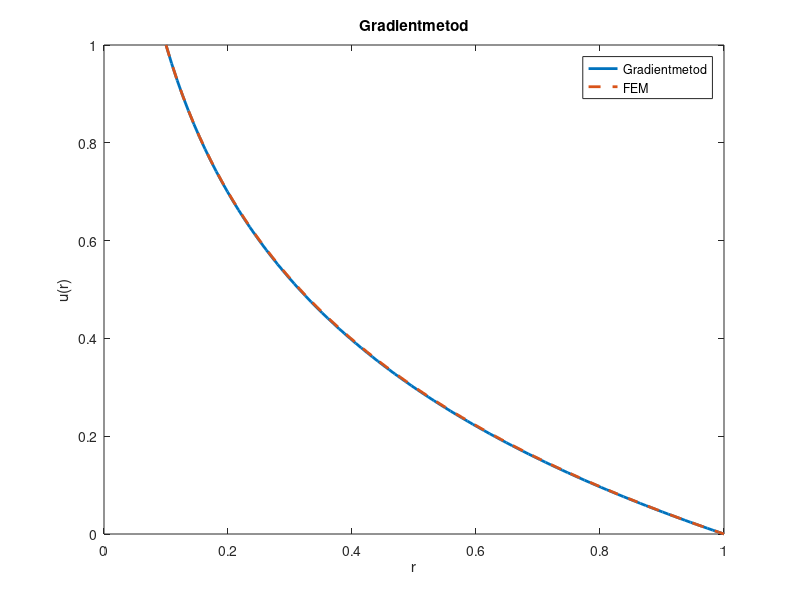

MATLAB code for this plot:

epsilon = 0.1;
N = 100;
h = (1 - epsilon)/N;

x = linspace(epsilon,1,N+1)';

D  = zeros(N-1,1);   
D1 = zeros(N-2,1);    

for i = 1:N-1
    D(i) = 1/(2*h^2)*(x(i+2)^2-x(i)^2);
end 

for i = 1:N-2
    D1(i) = -(x(i+2)^2 - x(i+1)^2)/(2*h^2);
end

A = diag(D) + diag(D1,1) + diag(D1,-1);


L = zeros(N-1,1);

L(1) = (x(2)^2 - x(1)^2)/(2*h^2);  % u0=1

u_FEM = A \ L;

lambda_max = eigs(A,1);
lambda_max
%Gradientmetoden
u = zeros(N-1,1);        %gissning
delta = 2/lambda_max;          %stabilt val:delta < 2/lambda_max
iterationer = 0;
while norm(u - u_FEM) > 1e-2
    iterationer = iterationer + 1;
    u = u - delta*(A*u - L);
end

iterationer
u_full = [1; u; 0];

%plot
figure
plot(x,u_full,'LineWidth',2)
xlabel('r')
ylabel('u(r)')
title('Gradientmetod')

u_exact = @(r) log(r)/log(epsilon);
hold on
plot(x,u_exact(x),'--','LineWidth',2)

legend('Gradientmetod','FEM')
